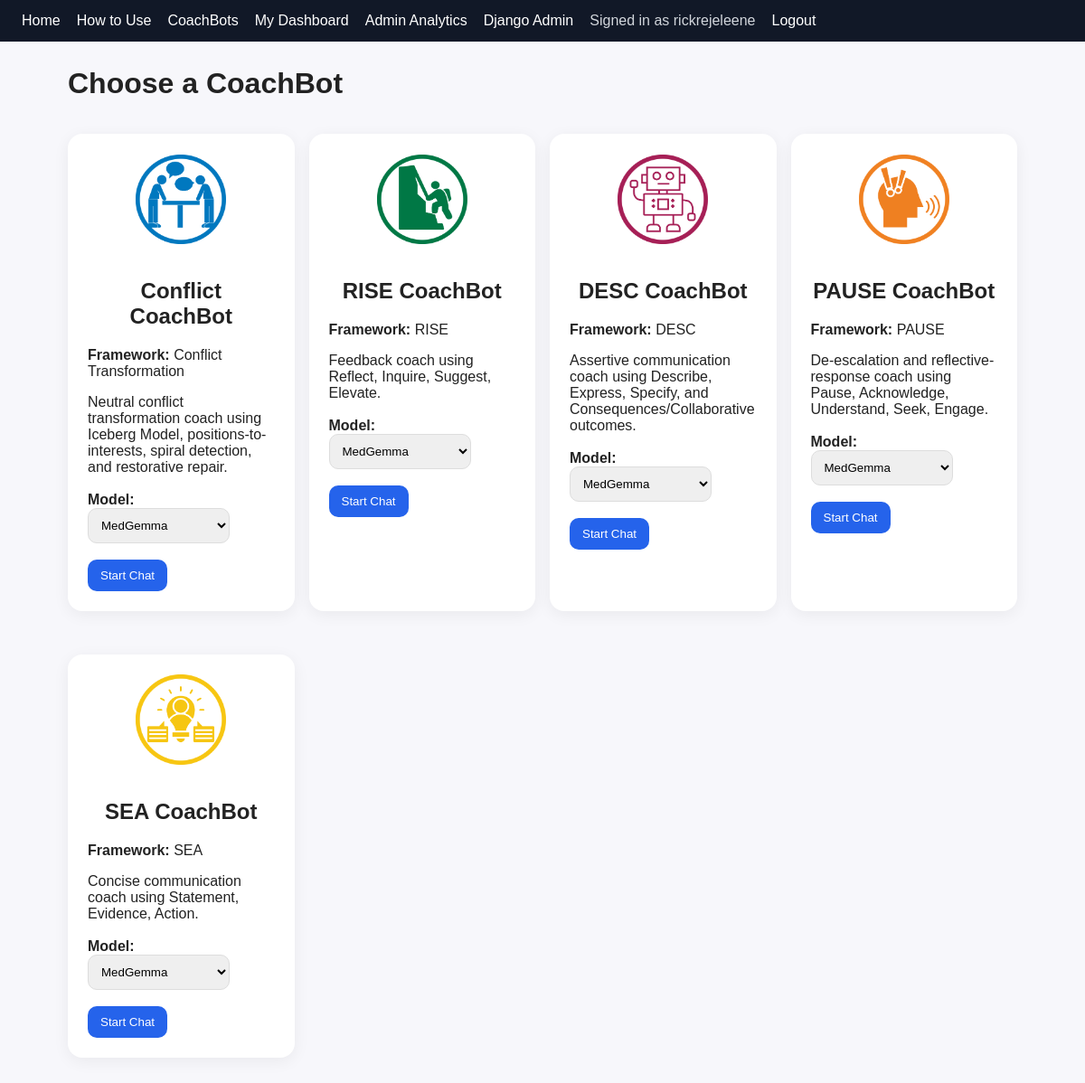
Screenshot of /bots/ (signed in) with the database file from the repository.
### bots/models.py (models this page shows, shortened)
class Chatbot(models.Model):
    name = models.CharField(max_length=120, unique=True)
    framework = models.CharField(max_length=80)
    description = models.TextField()
    system_prompt = models.TextField()
    is_active = models.BooleanField(default=True)

### bots/views.py (the view)
# urls.py: urlpatterns = [path('', views.bot_list, name='bot_list')]
def bot_list(request):
    bots = Chatbot.objects.filter(is_active=True)
    models = OllamaModel.objects.filter(is_active=True)
    return render(request, "bots/list.html", {
        "bots": bots,
        "models": models,
    })

### templates/bots/list.html (shortened to what this page needs)
{% extends "base.html" %}
{% load static %}
{% block content %}
<h1>Choose a CoachBot</h1>
<div class="grid">
  {% for bot in bots %}
    <div class="card bot-choice-card">
      {% if "Conflict" in bot.name %}
        <img src="{% static 'img/conflict-coachbot-logo.png' %}" class="bot-list-logo" alt="Conflict CoachBot Logo">
      {% elif "RISE" in bot.name %}
        <img src="{% static 'img/RISE.png' %}" class="bot-list-logo" alt="RISE CoachBot Logo">
      {% elif "DESC" in bot.name %}
        <img src="{% static 'img/DESC.png' %}" class="bot-list-logo" alt="DESC CoachBot Logo">
      {% elif "PAUSE" in bot.name %}
        <img src="{% static 'img/PAUSE.png' %}" class="bot-list-logo" alt="PAUSE CoachBot Logo">
      {% elif "SEA" in bot.name %}
        <img src="{% static 'img/SEA.png' %}" class="bot-list-logo" alt="SEA CoachBot Logo">
      {% endif %}
      <h2>{{ bot.name }}</h2>
      <p><strong>Framework:</strong> {{ bot.framework }}</p>
      <p>{{ bot.description }}</p>
      <form method="get" action="/chat/start/">
        <label><strong>Model:</strong></label>
        <select name="model_id">
          {% for model in models %}
            {% if model.is_active %}
              <option value="{{ model.id }}">{{ model.display_name }}</option>
            {% endif %}
          {% endfor %}
        </select>
        <br><br>
        <button type="submit">Start Chat</button>
      </form>
    </div>
  {% endfor %}
</div>
{% endblock %}

### templates/base.html (shortened to what this page needs)
<!doctype html>
<html lang="en">
<head>
</head>
<body>
  <nav>
    <a href="/">Home</a>
    <a href="/how-to-use/">How to Use</a>
    <a href="/bots/">CoachBots</a>
    {% if user.is_authenticated %}
      <a href="/chat/dashboard/">My Dashboard</a>
    {% endif %}
    {% if user.is_staff %}
      <a href="/analytics/admin-dashboard/">Admin Analytics</a>
      <a href="/admin/">Django Admin</a>
    {% endif %}
    {% if user.is_authenticated %}
      <span>Signed in as {{ user.username }}</span>
      <form method="post" action="{% url 'logout' %}" class="logout-form">
        <button type="submit" class="logout-button">Logout</button>
      </form>
    {% endif %}
  </nav>
  <div class="container">
    {% block content %}{% endblock %}
  </div>
</body>
</html>

### templates/base.html (style rules this page uses)
body { font-family: Arial, sans-serif; margin: 0; background: #f7f7fb; color: #222; }
nav { background: #111827; color: white; padding: 14px 24px; display: flex; align-items: center; gap: 18px; flex-wrap: wrap; }
nav a { color: white; text-decoration: none; }
nav span { color: #d1d5db; }
.logout-form { display: inline; margin: 0; }
.logout-button { background: none; border: none; color: white; padding: 0; font: inherit; cursor: pointer; text-decoration: none; }
.container { max-width: 1050px; margin: 28px auto; padding: 0 18px; }
.card { background: white; border-radius: 16px; padding: 22px; margin: 16px 0; box-shadow: 0 4px 18px rgba(0,0,0,.06); }
button, .btn { background: #2563eb; color: white; border: 0; border-radius: 10px; padding: 10px 14px; text-decoration: none; cursor: pointer; }
select, input, textarea { padding: 10px; border: 1px solid #ddd; border-radius: 10px; }
.grid { display: grid; grid-template-columns: repeat(auto-fit, minmax(240px, 1fr)); gap: 16px; }

### templates/bots/list.html (style rules this page uses)
.bot-choice-card { text-align: center; }
.bot-list-logo { width: 100px; height: 100px; object-fit: contain; margin-bottom: 14px; }
.bot-choice-card p { text-align: left; }
.bot-choice-card form { margin-top: 18px; text-align: left; }

### rows the page displays
Chatbot: name "Conflict CoachBot", framework "Conflict Transformation", description "Neutral conflict transformation coach using Iceberg Model, positions-to-interests, spiral detection, and restorative repair."
Chatbot: name "RISE CoachBot", framework "RISE", description "Feedback coach using Reflect, Inquire, Suggest, Elevate."
Chatbot: name "DESC CoachBot", framework "DESC", description "Assertive communication coach using Describe, Express, Specify, and Consequences/Collaborative outcomes."
Chatbot: name "PAUSE CoachBot", framework "PAUSE", description "De-escalation and reflective-response coach using Pause, Acknowledge, Understand, Seek, Engage."
Chatbot: name "SEA CoachBot", framework "SEA", description "Concise communication coach using Statement, Evidence, Action."

### other values shown
{{ user.username }} "rickrejeleene"
form field model_id "MedGemma"
